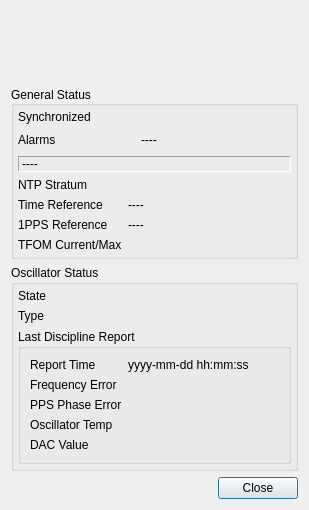
<?xml version="1.0" encoding="UTF-8"?>
<ui version="4.0">
 <class>SpectracomDetails</class>
 <widget class="QDialog" name="SpectracomDetails">
  <property name="geometry">
   <rect>
    <x>0</x>
    <y>0</y>
    <width>309</width>
    <height>510</height>
   </rect>
  </property>
  <property name="sizePolicy">
   <sizepolicy hsizetype="Preferred" vsizetype="Fixed">
    <horstretch>0</horstretch>
    <verstretch>0</verstretch>
   </sizepolicy>
  </property>
  <property name="windowTitle">
   <string>Spectracom Time/Frequency Reference Status</string>
  </property>
  <property name="whatsThis">
   <string/>
  </property>
  <property name="modal">
   <bool>false</bool>
  </property>
  <layout class="QGridLayout" name="gridLayout">
   <item row="0" column="0" colspan="2">
    <widget class="QLabel" name="daemonRespondingLabel">
     <property name="sizePolicy">
      <sizepolicy hsizetype="MinimumExpanding" vsizetype="Preferred">
       <horstretch>0</horstretch>
       <verstretch>0</verstretch>
      </sizepolicy>
     </property>
     <property name="text">
      <string>&lt;no response status yet...&gt;</string>
     </property>
    </widget>
   </item>
   <item row="3" column="1">
    <widget class="QDialogButtonBox" name="buttonBox">
     <property name="focusPolicy">
      <enum>Qt::NoFocus</enum>
     </property>
     <property name="orientation">
      <enum>Qt::Horizontal</enum>
     </property>
     <property name="standardButtons">
      <set>QDialogButtonBox::Close</set>
     </property>
    </widget>
   </item>
   <item row="1" column="0" rowspan="2" colspan="2">
    <widget class="QFrame" name="statusFrame">
     <property name="frameShape">
      <enum>QFrame::NoFrame</enum>
     </property>
     <property name="frameShadow">
      <enum>QFrame::Raised</enum>
     </property>
     <layout class="QVBoxLayout" name="verticalLayout">
      <property name="margin">
       <number>0</number>
      </property>
      <item>
       <widget class="QGroupBox" name="generalStatusBox">
        <property name="enabled">
         <bool>true</bool>
        </property>
        <property name="sizePolicy">
         <sizepolicy hsizetype="MinimumExpanding" vsizetype="Preferred">
          <horstretch>0</horstretch>
          <verstretch>0</verstretch>
         </sizepolicy>
        </property>
        <property name="title">
         <string>General Status</string>
        </property>
        <property name="alignment">
         <set>Qt::AlignLeading|Qt::AlignLeft|Qt::AlignVCenter</set>
        </property>
        <property name="flat">
         <bool>false</bool>
        </property>
        <property name="checkable">
         <bool>false</bool>
        </property>
        <layout class="QGridLayout" name="gridLayout_2">
         <property name="margin">
          <number>4</number>
         </property>
         <item row="7" column="1">
          <widget class="QFrame" name="tfomFrame">
           <property name="frameShape">
            <enum>QFrame::NoFrame</enum>
           </property>
           <property name="frameShadow">
            <enum>QFrame::Plain</enum>
           </property>
           <layout class="QHBoxLayout" name="horizontalLayout_3">
            <property name="margin">
             <number>0</number>
            </property>
            <item>
             <widget class="QLabel" name="tfomIcon">
              <property name="sizePolicy">
               <sizepolicy hsizetype="Minimum" vsizetype="Preferred">
                <horstretch>0</horstretch>
                <verstretch>0</verstretch>
               </sizepolicy>
              </property>
              <property name="text">
               <string/>
              </property>
              <property name="pixmap">
               <pixmap resource="HcrGuiMainWindow.qrc">:/greenLED_off.png</pixmap>
              </property>
             </widget>
            </item>
            <item>
             <widget class="QLabel" name="tfomValue">
              <property name="sizePolicy">
               <sizepolicy hsizetype="MinimumExpanding" vsizetype="Preferred">
                <horstretch>0</horstretch>
                <verstretch>0</verstretch>
               </sizepolicy>
              </property>
              <property name="text">
               <string>&lt;unknown&gt;</string>
              </property>
             </widget>
            </item>
           </layout>
          </widget>
         </item>
         <item row="5" column="0">
          <widget class="QLabel" name="timeReferenceTitle">
           <property name="sizePolicy">
            <sizepolicy hsizetype="Minimum" vsizetype="Preferred">
             <horstretch>0</horstretch>
             <verstretch>0</verstretch>
            </sizepolicy>
           </property>
           <property name="text">
            <string>Time Reference</string>
           </property>
           <property name="alignment">
            <set>Qt::AlignLeading|Qt::AlignLeft|Qt::AlignVCenter</set>
           </property>
          </widget>
         </item>
         <item row="2" column="1">
          <widget class="QFrame" name="alarmsFrame">
           <property name="sizePolicy">
            <sizepolicy hsizetype="MinimumExpanding" vsizetype="Preferred">
             <horstretch>0</horstretch>
             <verstretch>0</verstretch>
            </sizepolicy>
           </property>
           <property name="frameShape">
            <enum>QFrame::NoFrame</enum>
           </property>
           <property name="frameShadow">
            <enum>QFrame::Plain</enum>
           </property>
           <layout class="QHBoxLayout" name="horizontalLayout_2">
            <property name="margin">
             <number>0</number>
            </property>
            <item>
             <widget class="QLabel" name="alarmsIcon">
              <property name="sizePolicy">
               <sizepolicy hsizetype="Minimum" vsizetype="Preferred">
                <horstretch>0</horstretch>
                <verstretch>0</verstretch>
               </sizepolicy>
              </property>
              <property name="text">
               <string/>
              </property>
              <property name="pixmap">
               <pixmap resource="HcrGuiMainWindow.qrc">:/greenLED_off.png</pixmap>
              </property>
             </widget>
            </item>
            <item>
             <widget class="QLabel" name="alarmsSeverityValue">
              <property name="sizePolicy">
               <sizepolicy hsizetype="Minimum" vsizetype="Preferred">
                <horstretch>0</horstretch>
                <verstretch>0</verstretch>
               </sizepolicy>
              </property>
              <property name="text">
               <string>----</string>
              </property>
             </widget>
            </item>
            <item>
             <spacer name="horizontalSpacer">
              <property name="orientation">
               <enum>Qt::Horizontal</enum>
              </property>
              <property name="sizeHint" stdset="0">
               <size>
                <width>40</width>
                <height>20</height>
               </size>
              </property>
             </spacer>
            </item>
           </layout>
          </widget>
         </item>
         <item row="1" column="1">
          <widget class="QLabel" name="synchronizedIcon">
           <property name="sizePolicy">
            <sizepolicy hsizetype="MinimumExpanding" vsizetype="Preferred">
             <horstretch>0</horstretch>
             <verstretch>0</verstretch>
            </sizepolicy>
           </property>
           <property name="text">
            <string/>
           </property>
           <property name="pixmap">
            <pixmap resource="HcrGuiMainWindow.qrc">:/greenLED_off.png</pixmap>
           </property>
          </widget>
         </item>
         <item row="4" column="1">
          <widget class="QLabel" name="ntpStratumValue">
           <property name="sizePolicy">
            <sizepolicy hsizetype="MinimumExpanding" vsizetype="Preferred">
             <horstretch>0</horstretch>
             <verstretch>0</verstretch>
            </sizepolicy>
           </property>
           <property name="text">
            <string>&lt;unknown&gt;</string>
           </property>
          </widget>
         </item>
         <item row="1" column="0">
          <widget class="QLabel" name="synchronizedTitle">
           <property name="sizePolicy">
            <sizepolicy hsizetype="Minimum" vsizetype="Preferred">
             <horstretch>0</horstretch>
             <verstretch>0</verstretch>
            </sizepolicy>
           </property>
           <property name="toolTip">
            <string>Is SecureSync synchronized to its Time and 1PPS inputs?</string>
           </property>
           <property name="text">
            <string>Synchronized</string>
           </property>
          </widget>
         </item>
         <item row="5" column="1">
          <widget class="QLabel" name="timeReferenceValue">
           <property name="sizePolicy">
            <sizepolicy hsizetype="MinimumExpanding" vsizetype="Preferred">
             <horstretch>0</horstretch>
             <verstretch>0</verstretch>
            </sizepolicy>
           </property>
           <property name="text">
            <string>----</string>
           </property>
          </widget>
         </item>
         <item row="4" column="0">
          <widget class="QLabel" name="ntpStratumTitle">
           <property name="sizePolicy">
            <sizepolicy hsizetype="Minimum" vsizetype="Preferred">
             <horstretch>0</horstretch>
             <verstretch>0</verstretch>
            </sizepolicy>
           </property>
           <property name="text">
            <string>NTP Stratum</string>
           </property>
          </widget>
         </item>
         <item row="7" column="0">
          <widget class="QLabel" name="tfomTitle">
           <property name="sizePolicy">
            <sizepolicy hsizetype="Minimum" vsizetype="Preferred">
             <horstretch>0</horstretch>
             <verstretch>0</verstretch>
            </sizepolicy>
           </property>
           <property name="toolTip">
            <string>For proper function, current TFOM should be &lt;= max TFOM</string>
           </property>
           <property name="text">
            <string>TFOM Current/Max</string>
           </property>
          </widget>
         </item>
         <item row="6" column="0">
          <widget class="QLabel" name="ppsReferenceTitle">
           <property name="text">
            <string>1PPS Reference</string>
           </property>
          </widget>
         </item>
         <item row="6" column="1">
          <widget class="QLabel" name="ppsReferenceValue">
           <property name="text">
            <string>----</string>
           </property>
          </widget>
         </item>
         <item row="2" column="0">
          <widget class="QLabel" name="alarmsTitle">
           <property name="sizePolicy">
            <sizepolicy hsizetype="Minimum" vsizetype="Preferred">
             <horstretch>0</horstretch>
             <verstretch>0</verstretch>
            </sizepolicy>
           </property>
           <property name="text">
            <string>Alarms</string>
           </property>
          </widget>
         </item>
         <item row="3" column="0" colspan="2">
          <widget class="QLabel" name="alarmsList">
           <property name="frameShape">
            <enum>QFrame::Panel</enum>
           </property>
           <property name="frameShadow">
            <enum>QFrame::Sunken</enum>
           </property>
           <property name="text">
            <string>----</string>
           </property>
           <property name="alignment">
            <set>Qt::AlignLeading|Qt::AlignLeft|Qt::AlignVCenter</set>
           </property>
          </widget>
         </item>
        </layout>
       </widget>
      </item>
      <item>
       <widget class="QGroupBox" name="oscillatorStatusBox">
        <property name="sizePolicy">
         <sizepolicy hsizetype="Preferred" vsizetype="Preferred">
          <horstretch>0</horstretch>
          <verstretch>0</verstretch>
         </sizepolicy>
        </property>
        <property name="title">
         <string>Oscillator Status</string>
        </property>
        <property name="flat">
         <bool>false</bool>
        </property>
        <property name="checkable">
         <bool>false</bool>
        </property>
        <layout class="QGridLayout" name="gridLayout_4" columnstretch="0,0">
         <property name="margin">
          <number>4</number>
         </property>
         <item row="4" column="1">
          <widget class="QLabel" name="oscTypeValue">
           <property name="sizePolicy">
            <sizepolicy hsizetype="MinimumExpanding" vsizetype="Preferred">
             <horstretch>0</horstretch>
             <verstretch>0</verstretch>
            </sizepolicy>
           </property>
           <property name="text">
            <string>&lt;unknown&gt;</string>
           </property>
           <property name="alignment">
            <set>Qt::AlignLeading|Qt::AlignLeft|Qt::AlignVCenter</set>
           </property>
          </widget>
         </item>
         <item row="4" column="0">
          <widget class="QLabel" name="oscTypeTitle">
           <property name="sizePolicy">
            <sizepolicy hsizetype="Minimum" vsizetype="Preferred">
             <horstretch>0</horstretch>
             <verstretch>0</verstretch>
            </sizepolicy>
           </property>
           <property name="text">
            <string>Type</string>
           </property>
          </widget>
         </item>
         <item row="0" column="1">
          <widget class="QFrame" name="oscStateFrame">
           <property name="sizePolicy">
            <sizepolicy hsizetype="MinimumExpanding" vsizetype="Preferred">
             <horstretch>0</horstretch>
             <verstretch>0</verstretch>
            </sizepolicy>
           </property>
           <property name="frameShape">
            <enum>QFrame::NoFrame</enum>
           </property>
           <property name="frameShadow">
            <enum>QFrame::Plain</enum>
           </property>
           <layout class="QHBoxLayout" name="horizontalLayout">
            <property name="spacing">
             <number>6</number>
            </property>
            <property name="leftMargin">
             <number>6</number>
            </property>
            <property name="topMargin">
             <number>0</number>
            </property>
            <property name="rightMargin">
             <number>0</number>
            </property>
            <property name="bottomMargin">
             <number>0</number>
            </property>
            <item>
             <widget class="QLabel" name="oscStateIcon">
              <property name="sizePolicy">
               <sizepolicy hsizetype="Minimum" vsizetype="Preferred">
                <horstretch>0</horstretch>
                <verstretch>0</verstretch>
               </sizepolicy>
              </property>
              <property name="text">
               <string/>
              </property>
              <property name="pixmap">
               <pixmap resource="HcrGuiMainWindow.qrc">:/greenLED_off.png</pixmap>
              </property>
              <property name="indent">
               <number>-1</number>
              </property>
             </widget>
            </item>
            <item>
             <widget class="QLabel" name="oscStateValue">
              <property name="sizePolicy">
               <sizepolicy hsizetype="MinimumExpanding" vsizetype="Preferred">
                <horstretch>0</horstretch>
                <verstretch>0</verstretch>
               </sizepolicy>
              </property>
              <property name="toolTip">
               <string/>
              </property>
              <property name="text">
               <string>&lt;unknown&gt;</string>
              </property>
             </widget>
            </item>
           </layout>
          </widget>
         </item>
         <item row="0" column="0">
          <widget class="QLabel" name="oscStateTitle">
           <property name="sizePolicy">
            <sizepolicy hsizetype="Minimum" vsizetype="Preferred">
             <horstretch>0</horstretch>
             <verstretch>0</verstretch>
            </sizepolicy>
           </property>
           <property name="toolTip">
            <string>This will normally be 'Trk/Lock'...</string>
           </property>
           <property name="text">
            <string>State</string>
           </property>
          </widget>
         </item>
         <item row="6" column="0" colspan="2">
          <widget class="QGroupBox" name="oscDisciplineBox">
           <property name="title">
            <string>Last Discipline Report</string>
           </property>
           <layout class="QGridLayout" name="gridLayout_3">
            <item row="0" column="1">
             <widget class="QLabel" name="oscDisciplineTimeValue">
              <property name="sizePolicy">
               <sizepolicy hsizetype="MinimumExpanding" vsizetype="Preferred">
                <horstretch>0</horstretch>
                <verstretch>0</verstretch>
               </sizepolicy>
              </property>
              <property name="text">
               <string>yyyy-mm-dd hh:mm:ss</string>
              </property>
             </widget>
            </item>
            <item row="2" column="0">
             <widget class="QLabel" name="oscPpsPhaseErrorTitle">
              <property name="sizePolicy">
               <sizepolicy hsizetype="Minimum" vsizetype="Preferred">
                <horstretch>0</horstretch>
                <verstretch>0</verstretch>
               </sizepolicy>
              </property>
              <property name="text">
               <string>PPS Phase Error</string>
              </property>
             </widget>
            </item>
            <item row="0" column="0">
             <widget class="QLabel" name="oscDisciplineTimeTitle">
              <property name="sizePolicy">
               <sizepolicy hsizetype="Minimum" vsizetype="Preferred">
                <horstretch>0</horstretch>
                <verstretch>0</verstretch>
               </sizepolicy>
              </property>
              <property name="text">
               <string>Report Time</string>
              </property>
             </widget>
            </item>
            <item row="4" column="0">
             <widget class="QLabel" name="oscDacTitle">
              <property name="sizePolicy">
               <sizepolicy hsizetype="Minimum" vsizetype="Preferred">
                <horstretch>0</horstretch>
                <verstretch>0</verstretch>
               </sizepolicy>
              </property>
              <property name="text">
               <string>DAC Value</string>
              </property>
             </widget>
            </item>
            <item row="4" column="1">
             <widget class="QLabel" name="oscDacValue">
              <property name="sizePolicy">
               <sizepolicy hsizetype="MinimumExpanding" vsizetype="Preferred">
                <horstretch>0</horstretch>
                <verstretch>0</verstretch>
               </sizepolicy>
              </property>
              <property name="text">
               <string>&lt;unknown&gt;</string>
              </property>
             </widget>
            </item>
            <item row="1" column="1">
             <widget class="QLabel" name="oscFreqErrorValue">
              <property name="sizePolicy">
               <sizepolicy hsizetype="MinimumExpanding" vsizetype="Preferred">
                <horstretch>0</horstretch>
                <verstretch>0</verstretch>
               </sizepolicy>
              </property>
              <property name="text">
               <string>&lt;unknown&gt;</string>
              </property>
             </widget>
            </item>
            <item row="2" column="1">
             <widget class="QLabel" name="oscPpsPhaseErrorValue">
              <property name="sizePolicy">
               <sizepolicy hsizetype="MinimumExpanding" vsizetype="Preferred">
                <horstretch>0</horstretch>
                <verstretch>0</verstretch>
               </sizepolicy>
              </property>
              <property name="text">
               <string>&lt;unknown&gt;</string>
              </property>
             </widget>
            </item>
            <item row="1" column="0">
             <widget class="QLabel" name="oscFreqErrorTitle">
              <property name="sizePolicy">
               <sizepolicy hsizetype="Minimum" vsizetype="Preferred">
                <horstretch>0</horstretch>
                <verstretch>0</verstretch>
               </sizepolicy>
              </property>
              <property name="text">
               <string>Frequency Error</string>
              </property>
             </widget>
            </item>
            <item row="3" column="0">
             <widget class="QLabel" name="oscTempTitle">
              <property name="sizePolicy">
               <sizepolicy hsizetype="Minimum" vsizetype="Preferred">
                <horstretch>0</horstretch>
                <verstretch>0</verstretch>
               </sizepolicy>
              </property>
              <property name="text">
               <string>Oscillator Temp</string>
              </property>
             </widget>
            </item>
            <item row="3" column="1">
             <widget class="QLabel" name="oscTempValue">
              <property name="sizePolicy">
               <sizepolicy hsizetype="MinimumExpanding" vsizetype="Preferred">
                <horstretch>0</horstretch>
                <verstretch>0</verstretch>
               </sizepolicy>
              </property>
              <property name="text">
               <string>&lt;unknown&gt;</string>
              </property>
             </widget>
            </item>
           </layout>
          </widget>
         </item>
        </layout>
       </widget>
      </item>
     </layout>
    </widget>
   </item>
  </layout>
 </widget>
 <resources>
  <include location="HcrGuiMainWindow.qrc"/>
 </resources>
 <connections>
  <connection>
   <sender>buttonBox</sender>
   <signal>accepted()</signal>
   <receiver>SpectracomDetails</receiver>
   <slot>accept()</slot>
   <hints>
    <hint type="sourcelabel">
     <x>227</x>
     <y>354</y>
    </hint>
    <hint type="destinationlabel">
     <x>157</x>
     <y>274</y>
    </hint>
   </hints>
  </connection>
  <connection>
   <sender>buttonBox</sender>
   <signal>rejected()</signal>
   <receiver>SpectracomDetails</receiver>
   <slot>reject()</slot>
   <hints>
    <hint type="sourcelabel">
     <x>295</x>
     <y>360</y>
    </hint>
    <hint type="destinationlabel">
     <x>286</x>
     <y>274</y>
    </hint>
   </hints>
  </connection>
 </connections>
</ui>
